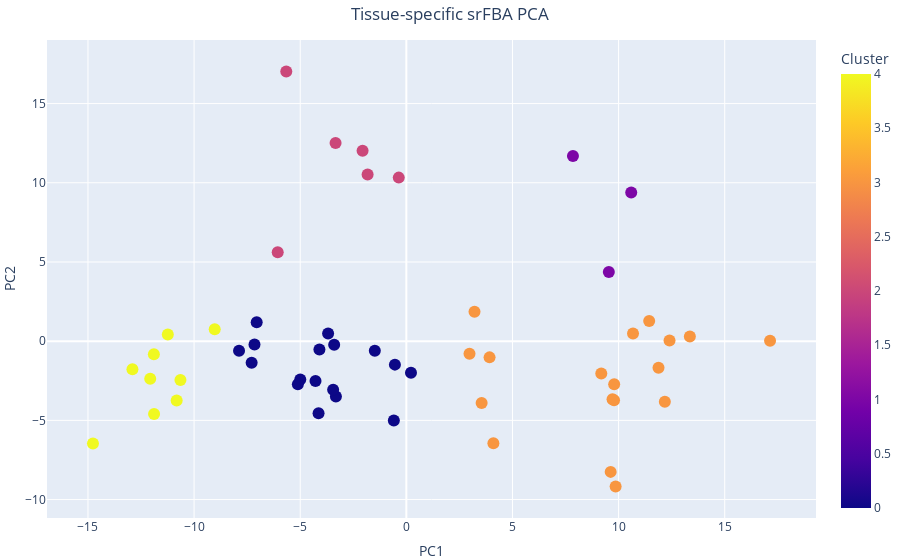

This figure's notebook cell:
### Code cell
createInteractivePCA(df_srfba.drop(columns=['Liver']), fba_type = "srFBA")

### Figure 1 — Plotly figure (JSON) as saved in the notebook; plotly's stock layout.template omitted (floating-point values rounded to 4 significant figures)
{"data": [{"hovertemplate": "<b>%{hovertext}</b><br><br>PC1=%{x}<br>PC2=%{y}<br>Cluster=%{marker.color}<extra></extra>", "hovertext": ["Adipose - Subcutaneous", "Adipose - Visceral (Omentum)", "Adrenal Gland", "Artery - Aorta", "Artery - Coronary", "Artery - Tibial", "Bladder", "Brain - Amygdala", "Brain - Anterior cingulate cortex (BA24)", "Brain - Caudate (basal ganglia)", "Brain - Cerebellar Hemisphere", "Brain - Cerebellum", "Brain - Cortex", "Brain - Frontal Cortex (BA9)", "Brain - Hippocampus", "Brain - Hypothalamus", "Brain - Nucleus accumbens (basal ganglia)", "Brain - Putamen (basal ganglia)", "Brain - Spinal cord (cervical c-1)", "Brain - Substantia nigra", "Breast - Mammary Tissue", "Cells - Cultured fibroblasts", "Cells - EBV-transformed lymphocytes", "Cervix - Ectocervix", "Cervix - Endocervix", "Colon - Sigmoid", "Colon - Transverse", "Esophagus - Gastroesophageal Junction", "Esophagus - Mucosa", "Esophagus - Muscularis", "Fallopian Tube", "Heart - Atrial Appendage", "Heart - Left Ventricle", "Kidney - Cortex", "Kidney - Medulla", "Lung", "Minor Salivary Gland", "Muscle - Skeletal", "Nerve - Tibial", "Ovary", "Pancreas", "Pituitary", "Prostate", "Skin - Not Sun Exposed (Suprapubic)", "Skin - Sun Exposed (Lower leg)", "Small Intestine - Terminal Ileum", "Spleen", "Stomach", "Testis", "Thyroid", "Uterus", "Vagina", "Whole Blood"], "legendgroup": "", "marker": {"color": [0, 0, 0, 0, 4, 4, 0, 3, 3, 3, 0, 0, 3, 3, 3, 3, 3, 3, 3, 3, 0, 0, 0, 4, 4, 0, 0, 0, 3, 0, 4, 3, 3, 1, 1, 2, 2, 3, 4, 4, 1, 3, 0, 2, 2, 2, 0, 3, 4, 0, 4, 2, 3], "coloraxis": "coloraxis", "size": 12, "symbol": "circle"}, "mode": "markers", "name": "", "orientation": "v", "showlegend": false, "type": "scatter", "x": [-7.051, -3.685, -4.095, -7.289, -9.029, -12.07, -7.154, 12.4, 12.18, 9.861, -4.998, -0.5892, 11.88, 9.715, 10.68, 9.786, 9.185, 11.44, 3.548, 9.792, -3.319, -4.136, -3.4, -10.64, -11.24, -7.883, 0.2186, -4.279, 2.976, -5.111, -12.9, 9.627, 13.36, 10.6, 7.85, -5.657, -2.062, 3.921, -10.82, -11.89, 9.541, 4.101, -1.485, -1.825, -3.335, -0.3572, -0.5385, 3.212, -14.77, -3.449, -11.89, -6.06, 17.14], "xaxis": "x", "y": [1.201, 0.4787, -0.5325, -1.359, 0.7482, -2.366, -0.2173, 0.04655, -3.826, -9.182, -2.423, -5.01, -1.674, -3.669, 0.4833, -3.725, -2.049, 1.268, -3.909, -2.724, -3.492, -4.558, -0.2247, -2.451, 0.4187, -0.6022, -1.999, -2.509, -0.7983, -2.72, -1.772, -8.253, 0.2896, 9.387, 11.69, 17.03, 12.03, -1.023, -3.747, -0.8308, 4.368, -6.451, -0.6019, 10.52, 12.52, 10.33, -1.482, 1.852, -6.454, -3.064, -4.591, 5.615, 0.02542], "yaxis": "y"}], "layout": {"coloraxis": {"colorbar": {"title": {"text": "Cluster"}}, "colorscale": [[0, "#0d0887"], [0.1111, "#46039f"], [0.2222, "#7201a8"], [0.3333, "#9c179e"], [0.4444, "#bd3786"], [0.5556, "#d8576b"], [0.6667, "#ed7953"], [0.7778, "#fb9f3a"], [0.8889, "#fdca26"], [1, "#f0f921"]]}, "legend": {"itemsizing": "constant", "title": {"text": "Clusters"}, "tracegroupgap": 0}, "margin": {"b": 0, "l": 0, "r": 0, "t": 40}, "title": {"text": "Tissue-specific srFBA PCA", "x": 0.5}, "xaxis": {"anchor": "y", "domain": [0, 1], "title": {"text": "PC1"}}, "yaxis": {"anchor": "x", "domain": [0, 1], "title": {"text": "PC2"}}}}
